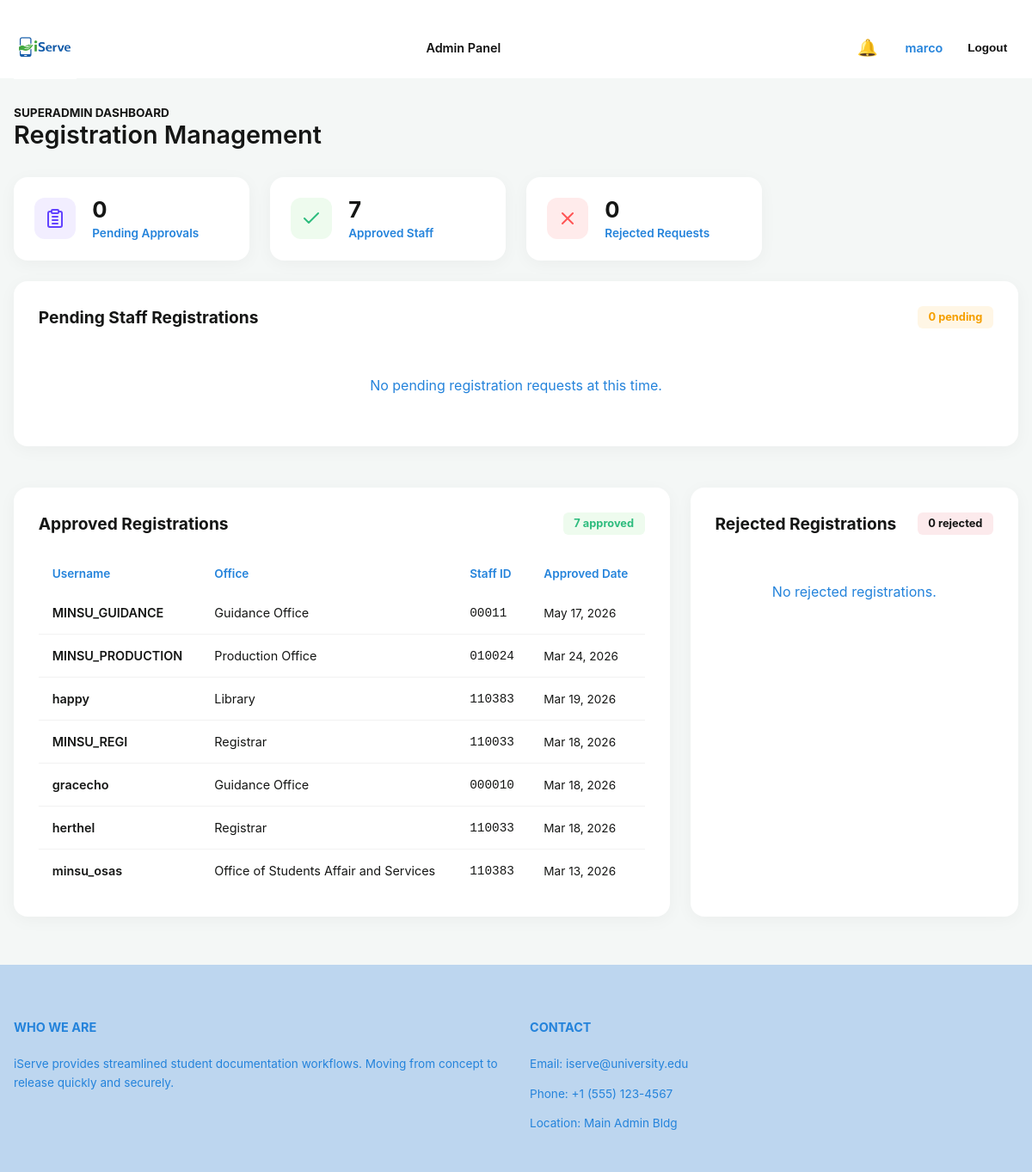
/dashboard/superadmin/ (signed in), run on the app's committed database.
### core/models.py (models this page shows, shortened)
class StaffRegistrationRequest(models.Model):
	STATUS_PENDING = "pending"
	STATUS_APPROVED = "approved"
	STATUS_REJECTED = "rejected"
	STATUS_CHOICES = [
		(STATUS_PENDING, "Pending"),
		(STATUS_APPROVED, "Approved"),
		(STATUS_REJECTED, "Rejected"),
	]
	username = models.CharField(max_length=150, unique=True)
	email = models.EmailField()
	password_hash = models.CharField(max_length=255)  # Hash of the password
	office = models.ForeignKey(Office, on_delete=models.PROTECT, related_name="registration_requests")
	id_number = models.CharField(max_length=50, help_text="Employee/Staff ID")
	contact_number = models.CharField(max_length=20, help_text="Contact phone number")
	status = models.CharField(max_length=20, choices=STATUS_CHOICES, default=STATUS_PENDING)
	approved_by = models.ForeignKey(settings.AUTH_USER_MODEL, on_delete=models.SET_NULL, null=True, blank=True, related_name="approved_registrations")
	approved_at = models.DateTimeField(null=True, blank=True)
	rejected_at = models.DateTimeField(null=True, blank=True)
	rejection_reason = models.TextField(blank=True)
	created_at = models.DateTimeField(auto_now_add=True)
	updated_at = models.DateTimeField(auto_now=True)
	class Meta:
		ordering = ["-created_at"]

class Office(models.Model):
	REGISTRAR = "registrar"
	GUIDANCE_OFFICE = "guidance_office"
	STUDENT_AFFAIRS = "student_affairs"
	PRODUCTION_OFFICE = "production_office"
	LIBRARY = "library"
	OFFICE_CHOICES = [
		(REGISTRAR, "Registrar"),
		(GUIDANCE_OFFICE, "Guidance Office"),
		(STUDENT_AFFAIRS, "Office of Students Affair and Services"),
		(PRODUCTION_OFFICE, "Production Office"),
		(LIBRARY, "Library"),
	]
	name = models.CharField(max_length=100, choices=OFFICE_CHOICES, unique=True)
	description = models.TextField(blank=True)
	created_at = models.DateTimeField(auto_now_add=True)
	class Meta:
		ordering = ["name"]

### core/views.py (the view)
# urls.py: path('dashboard/superadmin/', views.superadmin_dashboard, name='superadmin_dashboard'),
@login_required
@user_passes_test(_is_superadmin)
def superadmin_dashboard(request):
    pending_registrations = StaffRegistrationRequest.objects.filter(status=StaffRegistrationRequest.STATUS_PENDING).order_by("-created_at")
    approved_registrations = StaffRegistrationRequest.objects.filter(status=StaffRegistrationRequest.STATUS_APPROVED).order_by("-approved_at")
    rejected_registrations = StaffRegistrationRequest.objects.filter(status=StaffRegistrationRequest.STATUS_REJECTED).order_by("-rejected_at")
    context = {
        "pending_count": pending_registrations.count(),
        "approved_count": approved_registrations.count(),
        "rejected_count": rejected_registrations.count(),
        "pending_registrations": pending_registrations,
        "approved_registrations": approved_registrations,
        "rejected_registrations": rejected_registrations,
    }
    return render(request, "superadmin_dashboard.html", context)

### core/context_processors.py (called while the page is built)
def notifications_processor(request):
    if request.user.is_authenticated:
        recent_notifications = Notification.objects.filter(user=request.user).order_by('-created_at')[:5]
        unread_count = Notification.objects.filter(user=request.user, is_read=False).count()
        return {
            'recent_notifications': recent_notifications,
            'unread_notifications_count': unread_count,
        }
    return {
        'recent_notifications': [],
        'unread_notifications_count': 0,
    }

### core/views.py (called while the page is built)
def _is_superadmin(user):
    return user.is_superuser

### templates/superadmin_dashboard.html (shortened to what this page needs)
﻿{% extends 'base.html' %}
{% block content %}
<div class="dashboard-container">
  <div class="container">
    <div class="dash-header">
      <div>
        <span class="eyebrow" style="color: var(--primary-blue); font-size: 0.85rem; font-weight: 700; text-transform: uppercase;">SUPERADMIN DASHBOARD</span>
        <h1>Registration Management</h1>
      </div>
    </div>
    <div class="stats-grid">
      <div class="metrics-card">
        <div class="metric-icon purple">
        </div>
        <div class="metric-info">
          <span class="metric-value">{{ pending_count }}</span>
          <span class="metric-label">Pending Approvals</span>
        </div>
      </div>
      <div class="metrics-card">
        <div class="metric-icon green">
          <svg width="24" height="24" fill="none" stroke="currentColor" stroke-width="2" stroke-linecap="round" stroke-linejoin="round" viewBox="0 0 24 24"><polyline points="20 6 9 17 4 12"></polyline></svg>
        </div>
        <div class="metric-info">
          <span class="metric-value">{{ approved_count }}</span>
          <span class="metric-label">Approved Staff</span>
        </div>
      </div>
      <div class="metrics-card">
        <div class="metric-icon red">
          <svg width="24" height="24" fill="none" stroke="currentColor" stroke-width="2" stroke-linecap="round" stroke-linejoin="round" viewBox="0 0 24 24"><line x1="18" y1="6" x2="6" y2="18"></line><line x1="6" y1="6" x2="18" y2="18"></line></svg>
        </div>
        <div class="metric-info">
          <span class="metric-value">{{ rejected_count }}</span>
          <span class="metric-label">Rejected Requests</span>
        </div>
      </div>
    </div>
    <div class="dash-grid">
      <div class="panel" style="grid-column: 1 / -1;">
        <div class="panel-head">
          <h2>Pending Staff Registrations</h2>
          <span class="status-badge warning">{{ pending_count }} pending</span>
        </div>
        {% if pending_registrations %}
        <div class="table-wrap">
          <table>
            <thead>
              <tr>
                <th>Username</th>
                <th>Email</th>
                <th>Office</th>
                <th>Staff ID</th>
                <th>Contact Number</th>
                <th>Submitted</th>
                <th>Actions</th>
              </tr>
            </thead>
            <tbody>
              {% for reg in pending_registrations %}
                <tr>
                  <td style="font-weight: 600; color: var(--primary-blue);">{{ reg.username }}</td>
                  <td>{{ reg.email }}</td>
                  <td>{{ reg.office.get_name_display }}</td>
                  <td style="font-family: monospace;">{{ reg.id_number }}</td>
                  <td>{{ reg.contact_number }}</td>
                  <td>{{ reg.created_at|date:"M d, Y" }}</td>
                  <td>
                    <div style="display: flex; gap: 0.5rem;">
                      <a class="button" style="padding: 0.25rem 0.5rem; font-size: 0.8rem; background: var(--success);" href="{% url 'approve_staff_registration' reg.id %}">Approve</a>
                      <a class="button" style="padding: 0.25rem 0.5rem; font-size: 0.8rem; background: transparent; color: var(--danger); border: 1px solid var(--danger);" href="{% url 'reject_staff_registration' reg.id %}">Reject</a>
                    </div>
                  </td>
                </tr>
              {% endfor %}
            </tbody>
          </table>
        </div>
        {% else %}
        <div style="text-align: center; color: var(--muted); padding: 2rem;">
          No pending registration requests at this time.
        </div>
        {% endif %}
      </div>
      <div class="panel">
        <div class="panel-head">
          <h2>Approved Registrations</h2>
          <span class="status-badge success">{{ approved_count }} approved</span>
        </div>
        {% if approved_registrations %}
        <div class="table-wrap">
          <table>
            <thead>
              <tr>
                <th>Username</th>
                <th>Office</th>
                <th>Staff ID</th>
                <th>Approved Date</th>
              </tr>
            </thead>
            <tbody>
              {% for reg in approved_registrations %}
                <tr>
                  <td style="font-weight: 600;">{{ reg.username }}</td>
                  <td>{{ reg.office.get_name_display }}</td>
                  <td style="font-family: monospace;">{{ reg.id_number }}</td>
                  <td style="font-size: 0.85rem;">{{ reg.approved_at|date:"M d, Y" }}</td>
                </tr>
              {% endfor %}
            </tbody>
          </table>
        </div>
        {% else %}
        <div style="text-align: center; color: var(--muted); padding: 2rem;">No approved registrations yet.</div>
        {% endif %}
      </div>
      <div class="panel">
        <div class="panel-head">
          <h2>Rejected Registrations</h2>
          <span class="status-badge" style="background: rgba(220, 53, 69, 0.1); color: var(--danger);">{{ rejected_count }} rejected</span>
        </div>
        {% if rejected_registrations %}
        <div class="table-wrap">
          <table>
            <thead>
              <tr>
                <th>Username</th>
                <th>Office</th>
                <th>Reason</th>
                <th>Rejected Date</th>
              </tr>
            </thead>
            <tbody>
              {% for reg in rejected_registrations %}
                <tr>
                  <td style="font-weight: 600;">{{ reg.username }}</td>
                  <td>{{ reg.office.get_name_display }}</td>
                  <td style="max-width: 150px; overflow: hidden; text-overflow: ellipsis; white-space: nowrap;" title="{{ reg.rejection_reason }}">{{ reg.rejection_reason|truncatewords:5 }}</td>
                  <td style="font-size: 0.85rem;">{{ reg.rejected_at|date:"M d, Y" }}</td>
                </tr>
              {% endfor %}
            </tbody>
          </table>
        </div>
        {% else %}
        <div style="text-align: center; color: var(--muted); padding: 2rem;">No rejected registrations.</div>
        {% endif %}
      </div>
    </div>
  </div>
</div>
{% endblock %}

### templates/base.html (shortened to what this page needs)
﻿<!doctype html>
<html lang="en">
{% load static %}
<head>
</head>
<body>
  <nav class="navbar">
    <div class="container navbar-inner">
            {% load static %}
      <a class="brand" href="{% url 'home' %}">
        <img src="{% static 'images/logo.jfif' %}" alt="iServe Logo" style="height: 73px; width: auto;">
      </a>
      <div class="nav-links">
        {% if not request.user.is_authenticated %}
          <a class="nav-link{% if request.resolver_match.url_name == 'home' %} active{% endif %}" href="{% url 'home' %}">Home</a>
          <a class="nav-link{% if request.resolver_match.url_name == 'student_services' or request.resolver_match.url_name == 'create_appointment' %} active{% endif %}" href="{% url 'student_services' %}">Student Services</a>
        {% else %}
          {% if request.user.is_superuser %}
            <a class="nav-link{% if request.resolver_match.url_name == 'superadmin_dashboard' %} active{% endif %}" href="{% url 'superadmin_dashboard' %}">Admin Panel</a>
          {% elif request.user.is_staff %}
            <a class="nav-link{% if request.resolver_match.url_name == 'admin_dashboard' or request.resolver_match.url_name == 'update_appointment' %} active{% endif %}" href="{% url 'admin_dashboard' %}">Dashboard</a>
          {% else %}
            <a class="nav-link{% if request.resolver_match.url_name == 'student_dashboard' %} active{% endif %}" href="{% url 'student_dashboard' %}">Dashboard</a>
          {% endif %}
        {% endif %}
      </div>
      <div class="nav-actions">
        {% if request.user.is_authenticated %}
          <div class="notif-dropdown" id="notifDropdown">
            <button class="notif-btn" type="button" onclick="toggleNotif(event)" title="Notifications" style="margin-right: 0.5rem;">
              🔔
              {% if unread_notifications_count > 0 %}
                <span class="notif-badge">{{ unread_notifications_count }}</span>
              {% endif %}
            </button>
          </div>
          <span style="color: var(--muted); font-size: 0.9rem; font-weight: 600;">{{ request.user.username }}</span>
          <form style="margin: 0;" method="post" action="{% url 'logout' %}">
            <button class="button" style="padding: 0.4rem 0.8rem; font-size: 0.85rem;" type="submit">Logout</button>
          </form>
        {% else %}
          <a class="nav-link" href="{% url 'login' %}">Login</a>
          <a class="button-blue" href="{% url 'register' %}">Register</a>
        {% endif %}
      </div>
    </div>
  </nav>
  <main>
    {% block content %}{% endblock %}
  </main>
  <footer class="footer">
    <div class="container footer-grid">
      <div>
        <h4 class="footer-title">Who We Are</h4>
        <p>iServe provides streamlined student documentation workflows. Moving from concept to release quickly and securely.</p>
      </div>
      <div>
        <h4 class="footer-title">Contact</h4>
        <p>Email: iserve@university.edu</p>
        <p>Phone: +1 (555) 123-4567</p>
        <p>Location: Main Admin Bldg</p>
      </div>
    </div>
  </footer>
</body>
</html>

### data on the page
StaffRegistrationRequest: username "MINSU_GUIDANCE", office.name "Guidance Office", id_number "00011", approved_at "May 17, 2026"
StaffRegistrationRequest: username "MINSU_PRODUCTION", office.name "Production Office", id_number "010024", approved_at "Mar 24, 2026"
StaffRegistrationRequest: username "happy", office.name "Library", id_number "110383", approved_at "Mar 19, 2026"
StaffRegistrationRequest: username "MINSU_REGI", office.name "Registrar", id_number "110033", approved_at "Mar 18, 2026"
StaffRegistrationRequest: username "gracecho", office.name "Guidance Office", id_number "000010", approved_at "Mar 18, 2026"
StaffRegistrationRequest: username "herthel", office.name "Registrar", id_number "110033", approved_at "Mar 18, 2026"
StaffRegistrationRequest: username "minsu_osas", office.name "Office of Students Affair and Services", id_number "110383", approved_at "Mar 13, 2026"

### other printed values
{{ unread_notifications_count }} "16"
{{ request.user.username }} "marco"
{{ pending_count }} "0"
{{ approved_count }} "7"
{{ rejected_count }} "0"
